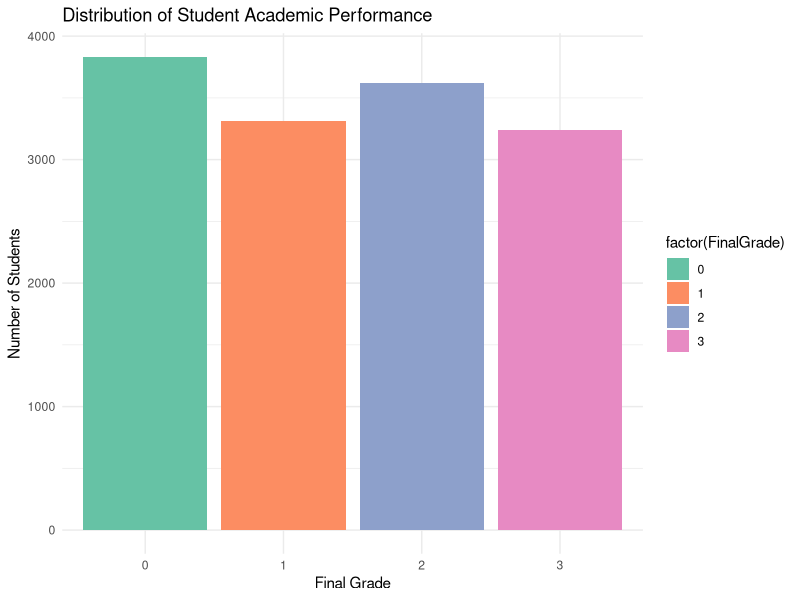

The R source for this figure:
library(ggplot2)

data <- read.csv("merged_dataset.csv", stringsAsFactors = FALSE)

ggplot(data, aes(x = factor(FinalGrade), fill = factor(FinalGrade))) +
  geom_bar() +
  labs(
    title = "Distribution of Student Academic Performance",
    x = "Final Grade",
    y = "Number of Students"
  ) +
  theme_minimal() +
  scale_fill_brewer(palette = "Set2")
